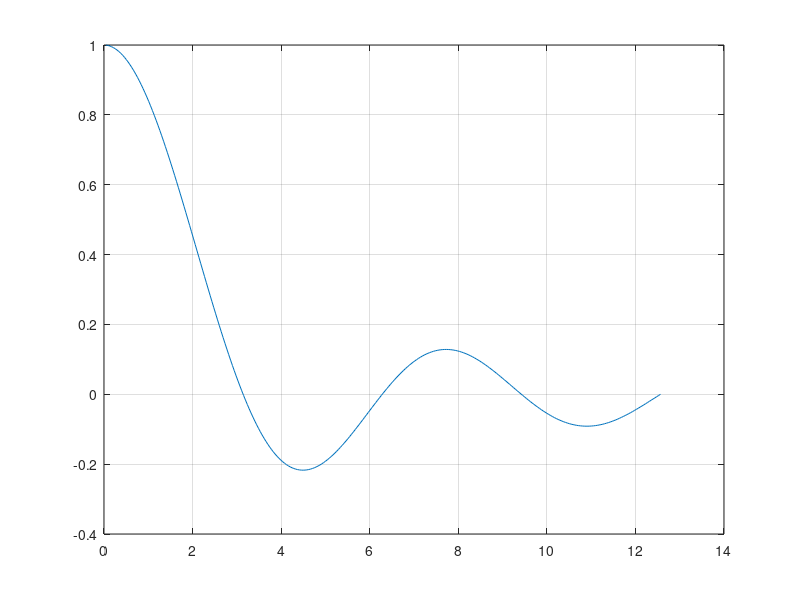

Write MATLAB code to recreate this figure. (Note: this script raises an error after producing the figure.)
% demoIntegralAnon.m
%   Show integration using anonymous function 
% 
%       Author: Mojolagbe Jamiu

%% make anonymous function
sinc = @(x) sin(x)./x;

%% plot function
x = linspace(0, 4*pi, 300);
plot(x, sinc(x));
grid on

%% find integral
xmin = 0; 
xmax = 4*pi;
I = integral(sinc, xmin, xmax); % sinc is already function handle don't need @

disp(['Integral is: ', num2str(I)]);

%% find integral of gaussian
width = 1;
g = @(x) gauss(x, 0, width); % anonymous function
I = integral(g, -width, width);

disp(['Integral of Gaussian: ', num2str(I)]);